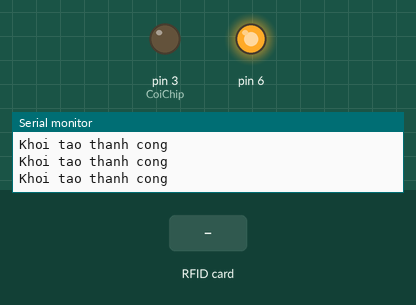
Recording of a sketch running on a simulated Arduino Uno, built with avr-gcc and run on an emulated ATmega328P. On the bench: output pins drawn as LEDs (lit = HIGH), the last lines printed to the serial monitor. The inputs (shaded band) are chosen by the test bench. Random numbers use the default seed unless the sketch sets one; no radio packets arrive unless stated; pins used as bus, display or sensor lines are not drawn.

Above: at 1.2 s.
1.3 s: RFID card 5E 7A 19 C4 held to the reader
At 2.9 s:
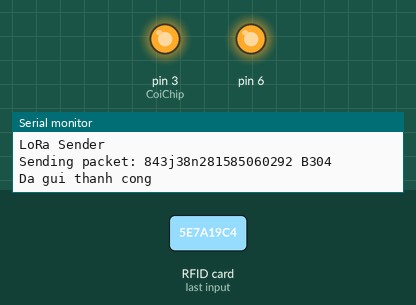
Timing chart, 0 to 4.5 s (numbered marks = the images above; inputs shaded):
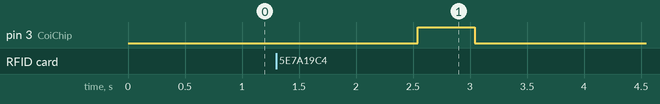

Measured:
- after the input at 1.3 s, pin 3 (CoiChip): LOW → HIGH after 1.2 s, → LOW 0.50 s later

The sketch:

arduino-lora-rfid.ino
```cpp
#include <SPI.h>
#include <MFRC522.h>
#include <LoRa.h>
/*

   -----------------------------------------------------------------------------------------------------
               MFRC522      Arduino       Arduino   Arduino    Arduino          Arduino      ESP8266
               Reader/PCD   Uno/101       Mega      Nano v3    Leonardo/Micro   Pro Micro
   Signal      Pin          Pin           Pin       Pin        Pin              Pin
   ------------------------------------------------------------------------------------------------------
   RST/Reset   RST          9             5         D9         RESET/ICSP-5     RST             D3(GPIO)
   SPI SS      SDA(SS)      10            53        D10        10               10              D4(GPIo2)
   SPI MOSI    MOSI         11 / ICSP-4   51        D11        ICSP-4           16              D7(GPIo13)
   SPI MISO    MISO         12 / ICSP-1   50        D12        ICSP-1           14              D6(GPIo12)
   SPI SCK     SCK          13 / ICSP-3   52        D13        ICSP-3           15              D5(GPIo14)
*/

//lora-rfid nss = 6 ; mosi 11;miso 12;sck 13;rst 9;dio0 =2

void sendLora(String msg);
void readCard();
#define RST_PIN         9
#define SS_PIN          10

#define ss 6
#define rst 9
#define dio0 2

#define CoiChip  3

String Code ="843j38n28";
const String Phong =" B304";
unsigned long uidDec, uidDecTemp;

MFRC522 mfrc522(SS_PIN, RST_PIN);
void setup() {
Serial.begin(115200);

pinMode(10,OUTPUT);
digitalWrite(10,HIGH);
pinMode(6,OUTPUT);
digitalWrite(6,HIGH);

pinMode(CoiChip,OUTPUT);
digitalWrite(CoiChip,LOW);

}
void loop() {
readCard();
}
void readCard() {
  SPI.begin();
  mfrc522.PCD_Init();
  Serial.println("Khoi tao thanh cong");
  if ( ! mfrc522.PICC_IsNewCardPresent()) {
    return;
  }
  if ( ! mfrc522.PICC_ReadCardSerial()) {
    return;
  }
  Serial.println("ID thẻ: ");
  Serial.print(uidDec);
  for (byte i = 0; i < mfrc522.uid.size; i++) {
      uidDecTemp = mfrc522.uid.uidByte[i];
      uidDec = uidDec*256+uidDecTemp;
    }
  Serial.println("");
  Serial.print(uidDec);
  Serial.println("");
  mfrc522.PICC_HaltA();
  mfrc522.PCD_StopCrypto1();
  SPI.end(); delay(100);
  sendLora(String(uidDec));
  digitalWrite(CoiChip,HIGH);
  delay(500);
  digitalWrite(CoiChip,LOW);
}
void sendLora(String msg){
  delay(random(40,1000));
  Serial.println(random(40,1000));
  LoRa.setPins(ss,rst,dio0);
  Serial.println("LoRa Sender");
  if (!LoRa.begin(433E6)) {
    Serial.println(".");
  }
  LoRa.setSyncWord (0xF4);
  Serial.print("Sending packet: ");
  LoRa.beginPacket();
  LoRa.print(Code + msg + Phong);
  Serial.println(Code + msg + Phong);
  LoRa.endPacket();
  LoRa.sleep();
  Serial.println("Da gui thanh cong");
  delay(500);


}
```
